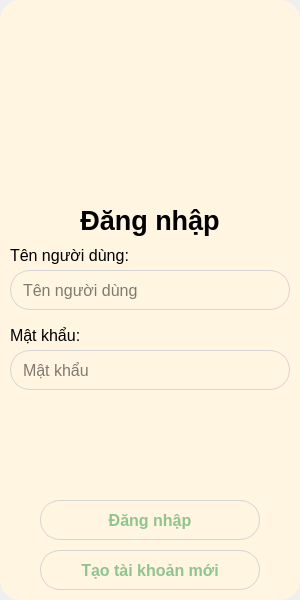
<?xml version="1.0" encoding="UTF-8"?>
<ui version="4.0">
 <class>MainWindow</class>
 <widget class="QMainWindow" name="MainWindow">
  <property name="geometry">
   <rect>
    <x>0</x>
    <y>0</y>
    <width>300</width>
    <height>600</height>
   </rect>
  </property>
  <property name="windowTitle">
   <string>MainWindow</string>
  </property>
  <widget class="QWidget" name="centralwidget">
   <widget class="QWidget" name="widget" native="true">
    <property name="geometry">
     <rect>
      <x>0</x>
      <y>0</y>
      <width>300</width>
      <height>600</height>
     </rect>
    </property>
    <property name="minimumSize">
     <size>
      <width>300</width>
      <height>600</height>
     </size>
    </property>
    <property name="maximumSize">
     <size>
      <width>300</width>
      <height>600</height>
     </size>
    </property>
    <property name="styleSheet">
     <string notr="true">QWidget{
	background-color: #FFF5E1;
	border-radius: 20px;
}</string>
    </property>
    <widget class="QLabel" name="label">
     <property name="geometry">
      <rect>
       <x>70</x>
       <y>20</y>
       <width>150</width>
       <height>150</height>
      </rect>
     </property>
     <property name="text">
      <string/>
     </property>
     <property name="pixmap">
      <pixmap>../resources/logo_welcome.png</pixmap>
     </property>
     <property name="scaledContents">
      <bool>true</bool>
     </property>
    </widget>
    <widget class="QLabel" name="label_2">
     <property name="geometry">
      <rect>
       <x>0</x>
       <y>200</y>
       <width>300</width>
       <height>41</height>
      </rect>
     </property>
     <property name="font">
      <font>
       <pointsize>20</pointsize>
       <bold>true</bold>
      </font>
     </property>
     <property name="text">
      <string>Đăng nhập</string>
     </property>
     <property name="alignment">
      <set>Qt::AlignCenter</set>
     </property>
    </widget>
    <widget class="QPushButton" name="pushButton">
     <property name="geometry">
      <rect>
       <x>40</x>
       <y>500</y>
       <width>220</width>
       <height>40</height>
      </rect>
     </property>
     <property name="font">
      <font>
       <pointsize>12</pointsize>
       <bold>true</bold>
      </font>
     </property>
     <property name="styleSheet">
      <string notr="true">QPushButton {
	color: #8FC48F;
	border: 1px solid #D4D4D4;
	border-radius: 20px;
}
QPushButton:hover {
	color: #FFFFFF;
	background-color: #FFA726;
}</string>
     </property>
     <property name="text">
      <string>Đăng nhập</string>
     </property>
    </widget>
    <widget class="QLabel" name="label_3">
     <property name="geometry">
      <rect>
       <x>10</x>
       <y>240</y>
       <width>280</width>
       <height>30</height>
      </rect>
     </property>
     <property name="font">
      <font>
       <pointsize>12</pointsize>
      </font>
     </property>
     <property name="text">
      <string>Tên người dùng:</string>
     </property>
    </widget>
    <widget class="QLineEdit" name="lineEdit">
     <property name="geometry">
      <rect>
       <x>10</x>
       <y>270</y>
       <width>280</width>
       <height>40</height>
      </rect>
     </property>
     <property name="font">
      <font>
       <pointsize>12</pointsize>
      </font>
     </property>
     <property name="styleSheet">
      <string notr="true">QLineEdit{
	border: 1px solid #D4D4D4;
	padding: 0px 10px;
}</string>
     </property>
     <property name="placeholderText">
      <string>Tên người dùng</string>
     </property>
    </widget>
    <widget class="QLabel" name="label_4">
     <property name="geometry">
      <rect>
       <x>10</x>
       <y>320</y>
       <width>280</width>
       <height>30</height>
      </rect>
     </property>
     <property name="font">
      <font>
       <pointsize>12</pointsize>
      </font>
     </property>
     <property name="text">
      <string>Mật khẩu:</string>
     </property>
    </widget>
    <widget class="QLineEdit" name="lineEdit_2">
     <property name="geometry">
      <rect>
       <x>10</x>
       <y>350</y>
       <width>280</width>
       <height>40</height>
      </rect>
     </property>
     <property name="font">
      <font>
       <pointsize>12</pointsize>
      </font>
     </property>
     <property name="styleSheet">
      <string notr="true">QLineEdit{
	border: 1px solid #D4D4D4;
	padding: 0px 10px;
}</string>
     </property>
     <property name="echoMode">
      <enum>QLineEdit::Password</enum>
     </property>
     <property name="placeholderText">
      <string>Mật khẩu</string>
     </property>
    </widget>
    <widget class="QPushButton" name="pushButton_2">
     <property name="geometry">
      <rect>
       <x>40</x>
       <y>550</y>
       <width>220</width>
       <height>40</height>
      </rect>
     </property>
     <property name="font">
      <font>
       <pointsize>12</pointsize>
       <bold>true</bold>
      </font>
     </property>
     <property name="styleSheet">
      <string notr="true">QPushButton {
	color: #8FC48F;
	border: 1px solid #D4D4D4;
	border-radius: 20px;
}
QPushButton:hover {
	color: #FFFFFF;
	background-color: #FFA726;
}</string>
     </property>
     <property name="text">
      <string>Tạo tài khoản mới</string>
     </property>
    </widget>
   </widget>
  </widget>
 </widget>
 <resources/>
 <connections/>
</ui>
